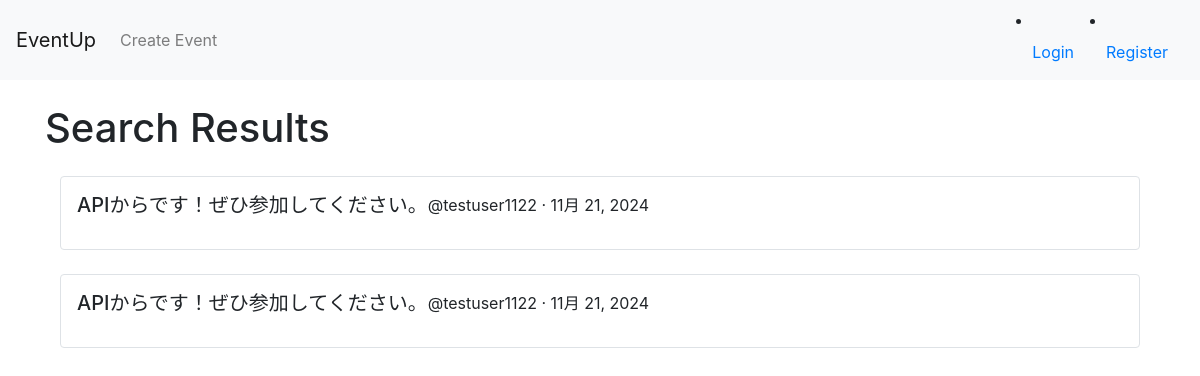
/event/search/, run on the app's committed database.
### chat/models.py (models this page shows, shortened)
class Event(models.Model):
    PARTICIPATION_METHOD_CHOICES = [
        ('request', 'Participation Request → Approval → Join'),
        ('direct', 'Join Button → Join'),
    ]
    category = models.ForeignKey(Category, on_delete=models.PROTECT, null=True, blank=True)
    subcategory = models.ForeignKey(SubCategory, on_delete=models.SET_NULL, null=True, blank=True)
    title = models.CharField(max_length=200)
    capacity = models.IntegerField()
    participants = models.ManyToManyField(CustomUser, related_name='joined_events', blank=True)
    registration_deadline = models.DateTimeField()
    location = models.CharField(max_length=200)
    description = models.TextField()
    image = models.ImageField(upload_to='event_images/', blank=True, null=True)
    participation_method = models.CharField(max_length=10, choices=PARTICIPATION_METHOD_CHOICES, default='direct')
    organizer = models.ForeignKey(CustomUser, related_name='organized_events', on_delete=models.CASCADE)
    created_at = models.DateTimeField(auto_now_add=True)
    passcode = models.CharField(max_length=12, unique=False)
    event_date = models.DateTimeField(null=True, blank=True)
    hashtags = models.ManyToManyField(Hashtag, related_name='related_events', blank=True)

class CustomUser(AbstractUser):
    GENDER_CHOICES = [
        ('M', 'Male'),
        ('F', 'Female'),
        ('O', 'Other'),
    ]
    username = models.CharField(max_length=150, unique=False)
    bio = models.TextField(blank=True, null=True)
    profile_picture = models.ImageField(upload_to='profile_pictures/', blank=True, null=True)
    followers_count = models.PositiveIntegerField(default=0)
    following_count = models.PositiveIntegerField(default=0)
    gender = models.CharField(max_length=1, choices=GENDER_CHOICES, blank=True, null=True)
    age = models.PositiveIntegerField(blank=True, null=True)
    preferred_region = models.CharField(max_length=100, blank=True, null=True)
    account_id = models.CharField(max_length=30, unique=True, blank=False, null=False)
    categories = models.ManyToManyField(Category, blank=True, related_name='interested_users')
    subcategories = models.ManyToManyField(SubCategory, blank=True, related_name='interested_users')
    USERNAME_FIELD = 'account_id'  # 認証に使用するフィールドを指定
    REQUIRED_FIELDS = ['email']    # スーパーユーザー作成時に必要なフィールド
    objects = CustomUserManager()

### chat/views.py (the view)
# urls.py: path('event/search/', views.event_search, name='event_search'),
def event_search(request):
    hashtag = request.GET.get('hashtag', None)
    if hashtag:
        events = Event.objects.filter(hashtags__name=hashtag)
    else:
        events = Event.objects.all()
    return render(request, 'event_search.html', {'events': events, 'hashtag': hashtag})

### templates/event_search.html (shortened to what this page needs)
{% extends 'base.html' %}
{% block content %}
<h1 class="mb-4">Search Results{% if hashtag %} for #{{ hashtag }}{% endif %}</h1>
<div class="container">
    {% for event in events %}
        <div class="media mb-4 p-3 border rounded">
            <h5 class="mt-0">{{ event.title }}</h5>
            <p>@{{ event.organizer.username }} &middot; {{ event.created_at|date:"M d, Y" }}</p>
        </div>
    {% empty %}
        <p>No events found{% if hashtag %} for #{{ hashtag }}{% endif %}.</p>
    {% endfor %}
</div>
{% endblock %}

### data on the page
Event: title "APIからです！ぜひ参加してください。", organizer.username "testuser1122", created_at "11月 21, 2024"
Event: title "APIからです！ぜひ参加してください。", organizer.username "testuser1122", created_at "11月 21, 2024"
